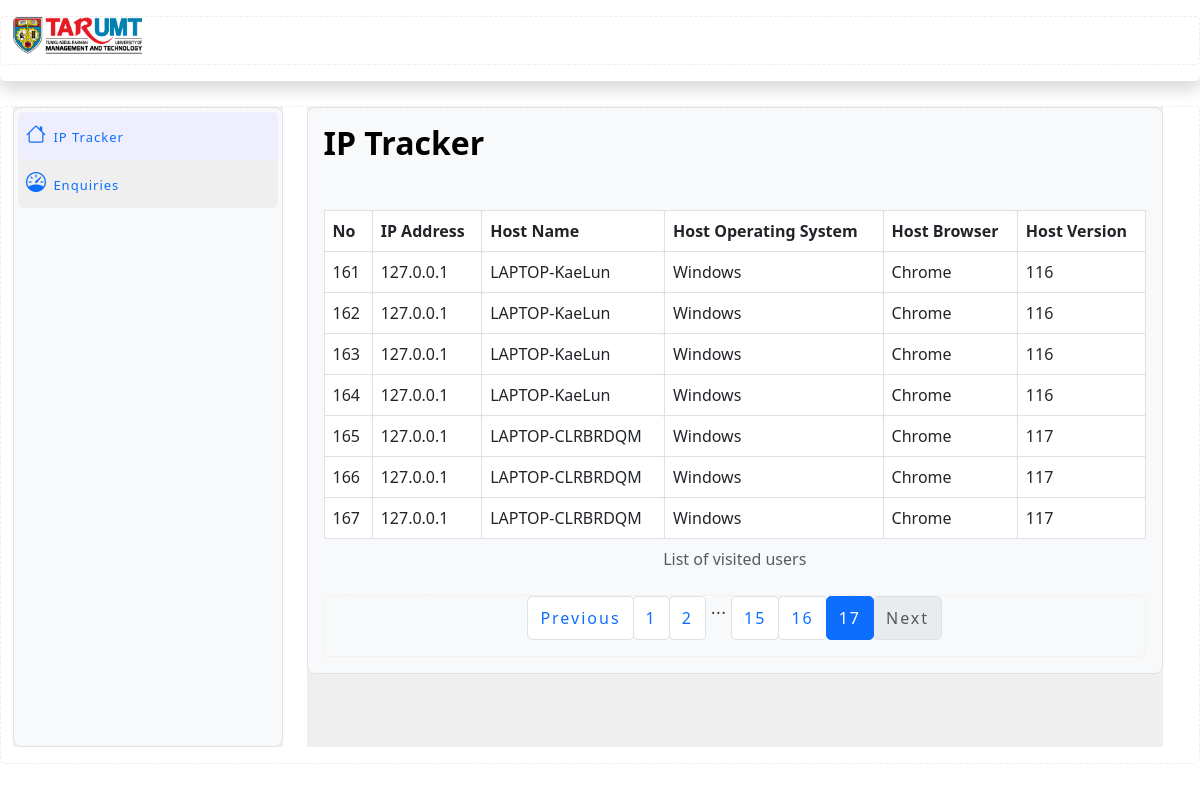
/admin/17, run on an earlier commit of the app's database.
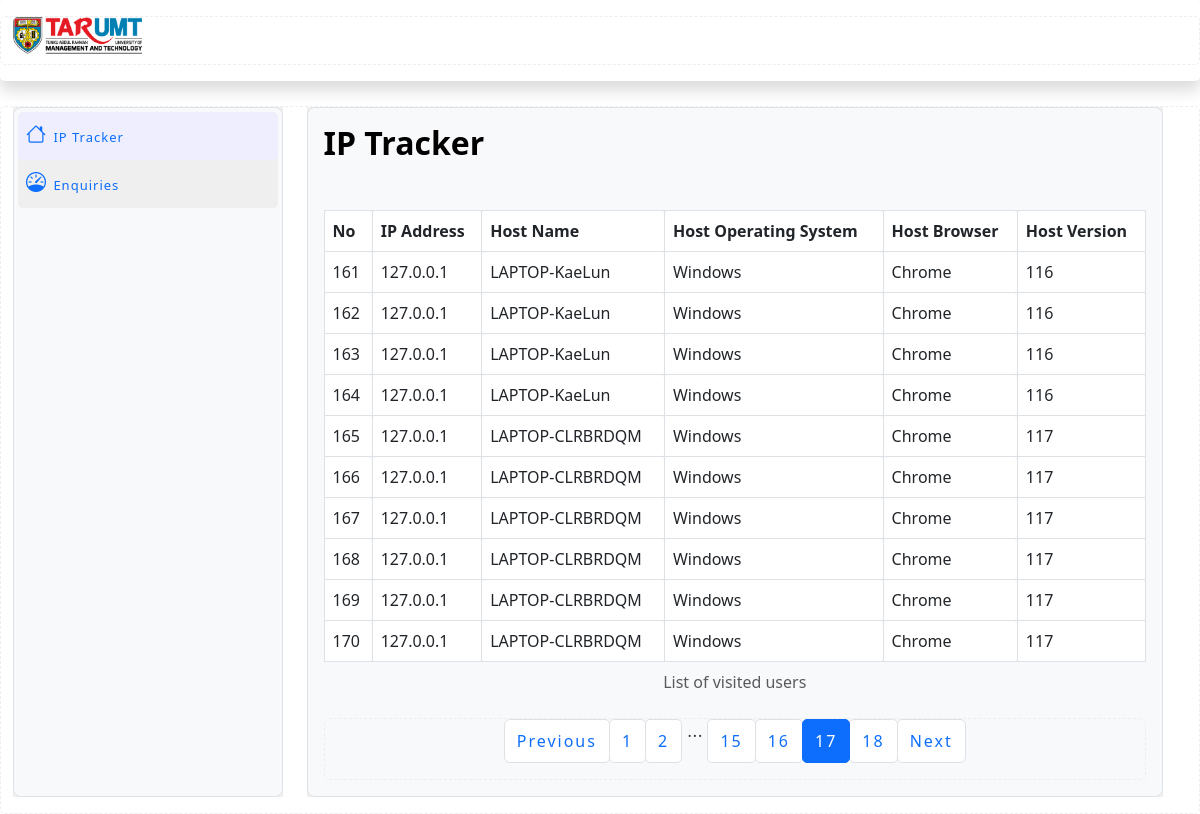
And on a later commit of the database.
### app.py (models this page shows, shortened)
class ipTracker(db.Model):
    __tablename__ = "ipTracker"
    id = db.Column(db.Integer, primary_key=True)
    userIPAddr = db.Column(db.String(128), nullable=False)
    userDeviceName = db.Column(db.String(128), nullable=False)
    userBrowserType = db.Column(db.String(128), nullable=False)
    userPlatform = db.Column(db.String(128), nullable=False)
    userBrowserVersion = db.Column(db.String(128), nullable=False)

### app.py (the view)
@app.route('/admin/<int:page_num>', methods=['GET', 'POST'])
def admin(page_num):
    userIP = ipTracker.query.paginate(per_page = 10, page = page_num, error_out = True)
    return render_template('admin.html', userIP = userIP)

### templates/admin.html (shortened to what the changed rows need)
<!DOCTYPE html>
<html lang="en">
  <head>
    <link
      rel="stylesheet"
      href="https://cdnjs.cloudflare.com/ajax/libs/font-awesome/4.7.0/css/font-awesome.min.css"
    />
    <link
      href="{{ url_for('static', filename='assets/vendor/aos/aos.css')}}"
      rel="stylesheet"
    />
    <link
      href="{{ url_for('static', filename='assets/vendor/bootstrap/css/bootstrap.min.css')}}"
      rel="stylesheet"
    />
    <link
      href="{{ url_for('static', filename='assets/vendor/bootstrap-icons/bootstrap-icons.css')}}"
      rel="stylesheet"
    />
    <link
      href="{{ url_for('static', filename='assets/vendor/glightbox/css/glightbox.min.css')}}"
      rel="stylesheet"
    />
    <link
      href="{{ url_for('static', filename='assets/vendor/swiper/swiper-bundle.min.css')}}"
      rel="stylesheet"
    />
    <link
      href="{{ url_for('static', filename='assets/css/style.css')}}"
      rel="stylesheet"
    />
  </head>
  <body>
    <div
      class="container-fluid pb-3 flex-grow-1 d-flex flex-column flex-sm-row overflow-auto"
    >
      <div class="row flex-grow-sm-1 flex-grow-0 w-100">
        <main class="col overflow-auto h-100">
          <div class="bg-light border rounded-3 p-3">
            <h2>IP Tracker</h2>
            <table class="table table-hover table-bordered table-responsive mt-5">
              <caption class="text-center">List of visited users</caption>
              <thead>
                <th>No</th>
                <th>IP Address</th>
                <th>Host Name</th>
                <th>Host Operating System</th>
                <th>Host Browser</th>
                <th>Host Version</th>
              </thead>
              <tbody>
                {% for ip in userIP.items %}
                <tr>
                  <td>{{ip.id}}</td>
                  <td>{{ip.userIPAddr}}</td>
                  <td>{{ip.userDeviceName}}</td>
                  <td>{{ip.userPlatform}}</td>
                  <td>{{ip.userBrowserType}}</td>
                  <td>{{ip.userBrowserVersion}}</td>
                </tr>
                {% endfor %}
              </tbody>
            </table>
            <div class="container mt-2">
              <nav aria-label="Page navigation example">
                <ul class="pagination justify-content-center ">
                  <li class="page-item {%if not userIP.has_prev %} disabled {% endif %}"><a href="{{url_for('admin', page_num=userIP.page -1)}}" class="page-link">Previous</a></li>
              {% for page in userIP.iter_pages() %}
                {% if page %}
                  <li class="page-item {%if page == userIP.page %} active {% endif %}"><a href="{{ url_for('admin', page_num=page) }}" class="page-link">{{ page }}</a></li>
                {% else %}
                  &nbsp;...&nbsp;
                {% endif %}
              {% endfor %}
              <li class="page-item {%if not userIP.has_next %} disabled {% endif %}"><a href="{{url_for('admin', page_num=userIP.page +1)}}" class="page-link">Next</a></li>
              </ul>
              </nav>
              </div>
          </div>
        </main>
      </div>
    </div>
  </body>
</html>

What changed in the data, as far as the page shows it:
added ipTracker: id "168", userIPAddr "127.0.0.1", userDeviceName "LAPTOP-CLRBRDQM", userPlatform "Windows", userBrowserType "Chrome", userBrowserVersion "117"
added ipTracker: id "169", userIPAddr "127.0.0.1", userDeviceName "LAPTOP-CLRBRDQM", userPlatform "Windows", userBrowserType "Chrome", userBrowserVersion "117"
added ipTracker: id "170", userIPAddr "127.0.0.1", userDeviceName "LAPTOP-CLRBRDQM", userPlatform "Windows", userBrowserType "Chrome", userBrowserVersion "117"
Also different on the page:
new list line: "18"
